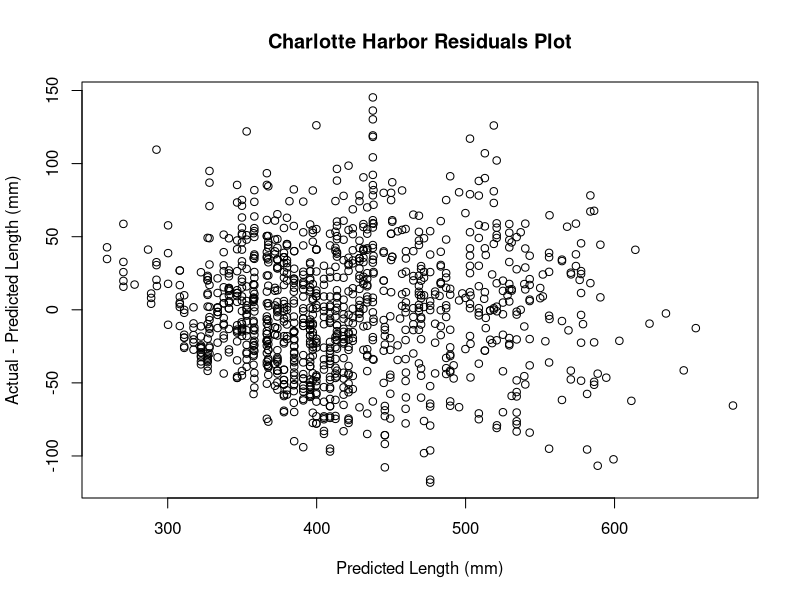
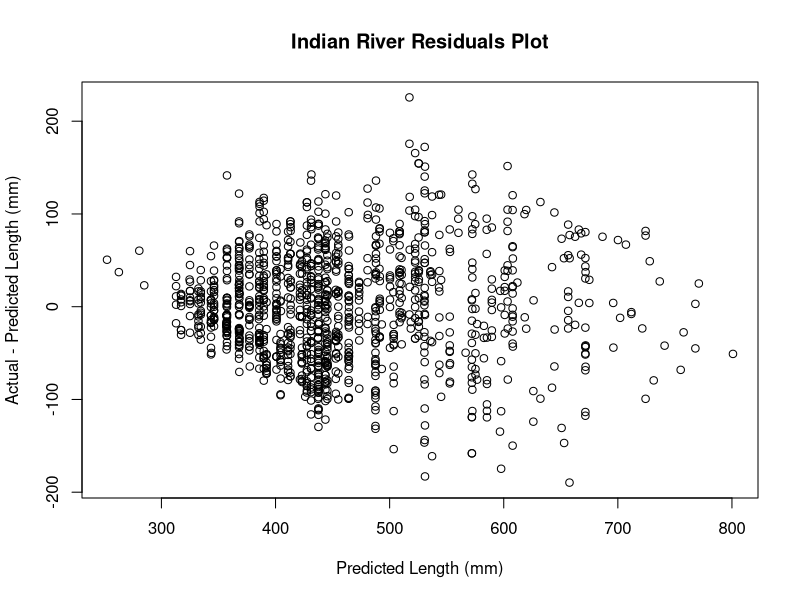
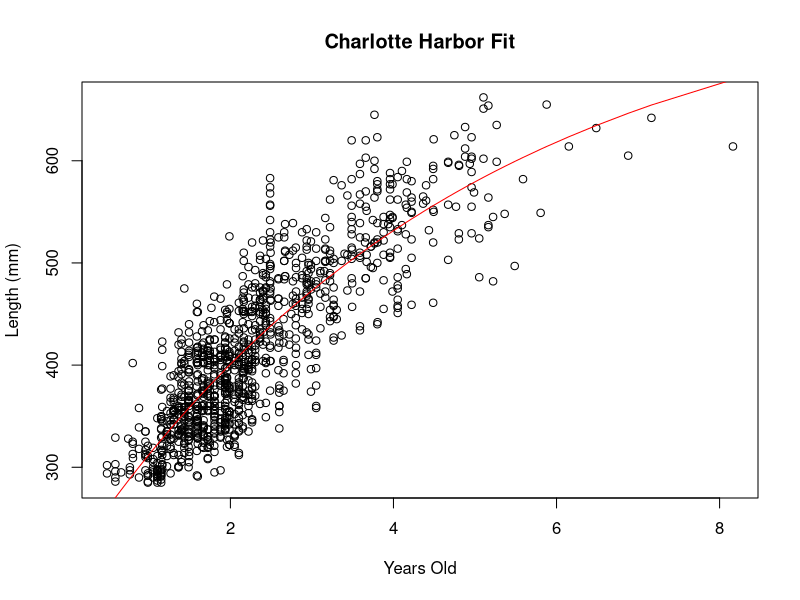
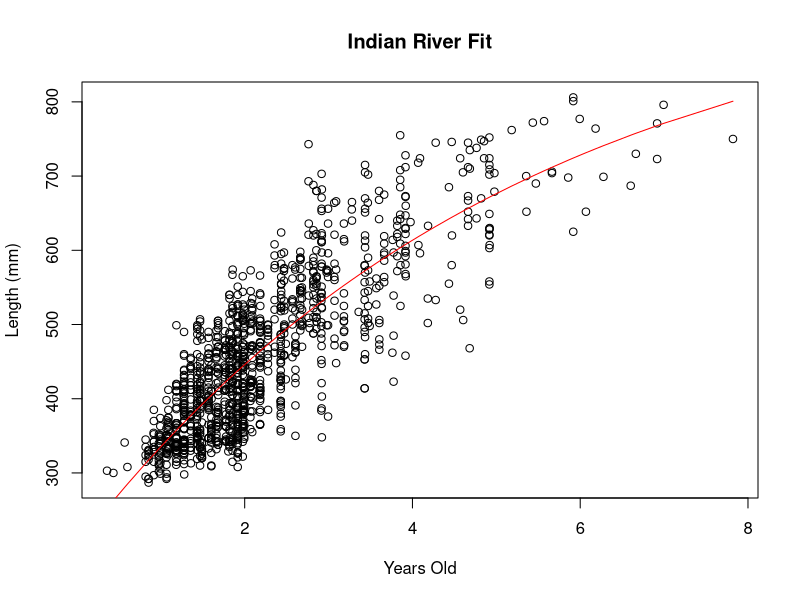
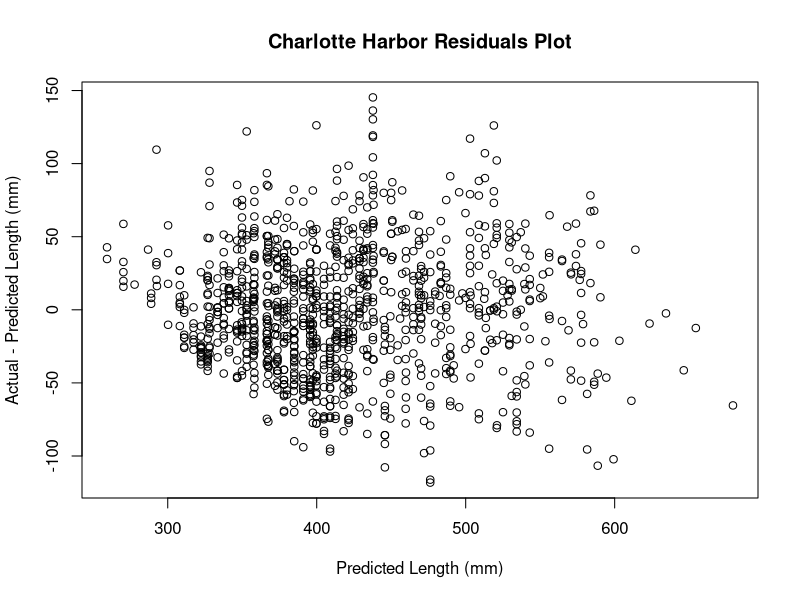
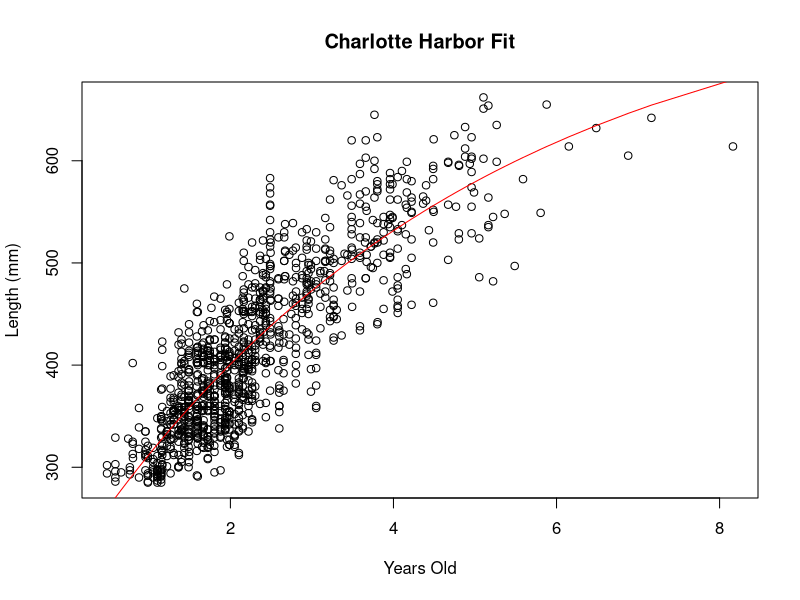
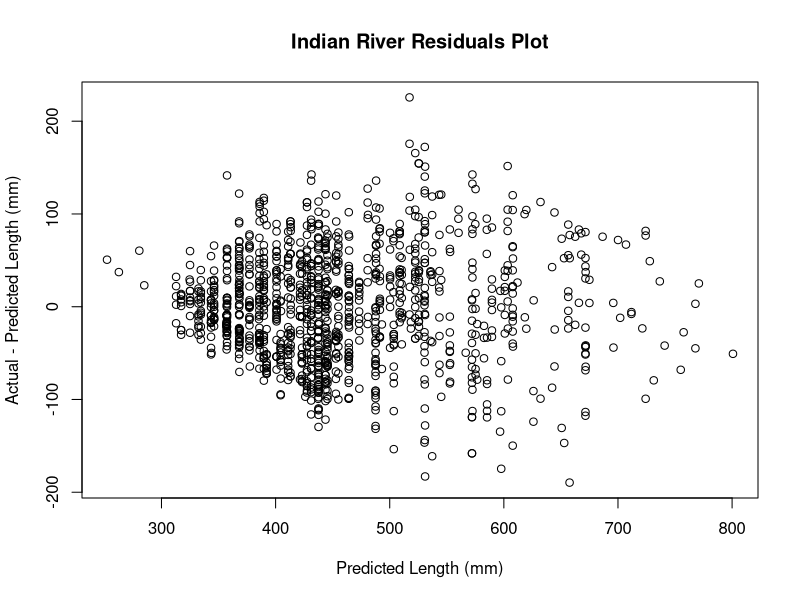
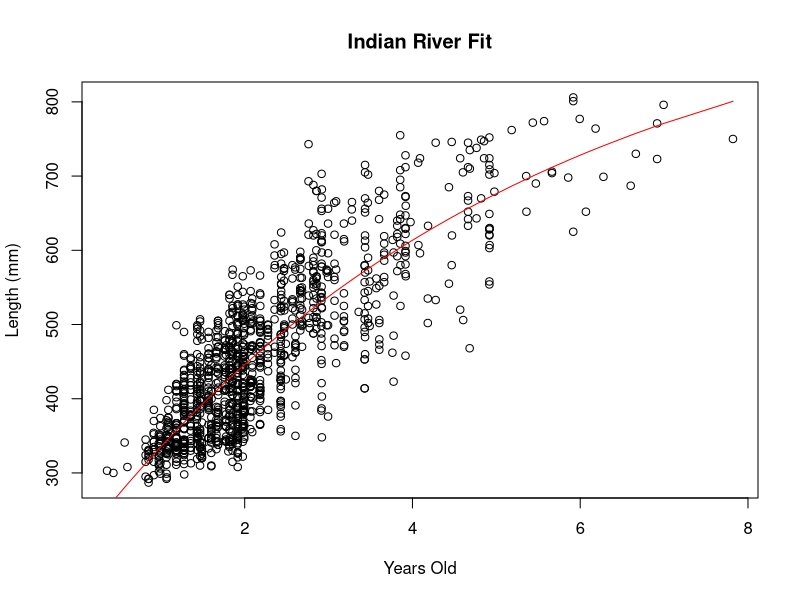

Write R code to recreate these figures, in order.
## ---- chunk 1
setwd("/workspaces/schooling/population_dynamics/lab_3/")
trout_data <- read.table("data/trout.txt", header=T, sep="") 
head(trout_data)
## ---- chunk 2
ch_data <- na.omit(
    trout_data[trout_data$bay == 'CharlotteHarbor',]
)
ch_data <- ch_data[order(ch_data$yearsold),]
ir_data <- na.omit(
    trout_data[trout_data$bay == 'IndianRiver',]
)
ir_data <- ir_data[order(ir_data$yearsold),]
## ---- chunk 3
do_least_squares_fit <- function(fish_data, Linf, vbk, tknot) {
  tl <- as.numeric(fish_data$tl)
  yearsold <- as.numeric(fish_data$yearsold)
  result <- nls(
    tl ~ Linf * (1 - exp(-vbk * (yearsold - tknot))),
    data=fish_data,
    start=list(Linf=Linf, vbk=vbk, tknot=tknot)
  )
  return(result)
}

ch_result = do_least_squares_fit(ch_data, 800, 0.2, -1.4)
ir_result = do_least_squares_fit(ir_data, 950, 0.19, -1.2)
## ---- chunk 4
summary(ch_result)
## ---- chunk 5
summary(ir_result)
## ---- chunk 6
ch_data$nls_tl <- ch_result$m$predict(ch_data$yearsold)
ir_data$nls_tl <- ir_result$m$predict(ir_data$yearsold)

ch_data$nls_res <- ch_data$tl - ch_data$nls_tl
ir_data$nls_res <- ir_data$tl - ir_data$nls_tl

head(ch_data)
## ---- chunk 7
with(
  ch_data, {
    plot(
      nls_res ~ nls_tl,
      main='Charlotte Harbor Residuals Plot',
      xlab='Predicted Length (mm)',
      ylab='Actual - Predicted Length (mm)'
    )
  }
)
## ---- chunk 8
with(
  ir_data, {
    plot(
      nls_res ~ nls_tl,
      main='Indian River Residuals Plot',
      xlab='Predicted Length (mm)',
      ylab='Actual - Predicted Length (mm)'
    )
  }
)
## ---- chunk 9
with(
  ch_data, {
    plot(
      tl ~ yearsold,
      main='Charlotte Harbor Fit',
      xlab='Years Old',
      ylab='Length (mm)'
    )
    lines(nls_tl ~ yearsold, col='red')
  }
)
## ---- chunk 10
with(
  ir_data, {
    plot(
      tl ~ yearsold,
      main='Indian River Fit',
      xlab='Years Old',
      ylab='Length (mm)'
    )
    lines(nls_tl ~ yearsold, col='red')
  }
)
## ---- chunk 11
predict_length <- function(yearsold, Linf, vbk, tknot) {
  pred_tl <- Linf * (1 - exp(-vbk * (yearsold - tknot)))
  return(pred_tl)
}

get_likelihood <- function(yearsold, tl, Linf, vbk, tknot, sig) {
  pred_tl <- predict_length(yearsold, Linf, vbk, tknot)
  NLL <- -1 * sum(dnorm(tl, pred_tl, sig, log=T), na.rm=T)
  return(NLL)
}

do_likelihood_fit <- function(fish_data, Linf, vbk, tknot, sig) {
  tl <- as.numeric(fish_data$tl)
  yearsold <- as.numeric(fish_data$yearsold)
  lLinf <- log(Linf)
  lsig <- log(sig)

  objective <- function(v) {
    Linf <- exp(v[1])
    vbk <- v[2]
    tknot <- v[3]
    sig <- exp(v[4])
    NLL <- get_likelihood(yearsold, tl, Linf, vbk, tknot, sig)
    return(NLL)
  }

  v <- c(lLinf, vbk, tknot, lsig)
  fit <- optim(v, objective, hessian=T)
  print("Fit Summary")
  print(fit)


  covm <- solve(fit$hessian)

  pred <- c(
    exp(fit$par[1]),
    fit$par[2],
    fit$par[3],
    exp(fit$par[4])
  )
  print(pred)
  return(list(pred, covm, fit$par))
}

ch_ml_result <- do_likelihood_fit(ch_data, 800, 0.2, -1.4, 40)
ch_pred_params <- ch_ml_result[[1]]
ch_covm <- ch_ml_result[[2]]
ch_ml_par <- ch_ml_result[[3]]

ch_data$ml_tl <- predict_length(
  ch_data$yearsold, ch_pred_params[1], ch_pred_params[2], ch_pred_params[3]
)
ch_data$ml_res <- ch_data$tl - ch_data$ml_tl
## ---- chunk 12
with(
  ch_data, {
    plot(
      ml_res ~ ml_tl,
      main='Charlotte Harbor Residuals Plot',
      xlab='Predicted Length (mm)',
      ylab='Actual - Predicted Length (mm)'
    )
  }
)
## ---- chunk 13
with(
  ch_data, {
    plot(
      tl ~ yearsold,
      main='Charlotte Harbor Fit',
      xlab='Years Old',
      ylab='Length (mm)'
    )
    lines(ml_tl ~ yearsold, col='red')
  }
)
## ---- chunk 14
ml_stderr <- sqrt(diag(ch_covm))

ALPHA <- 0.05
ML_L95 <- (ch_ml_par - qnorm(1-(ALPHA/2)) * ml_stderr)
ML_U95 <- (ch_ml_par + qnorm(1-(ALPHA/2)) * ml_stderr)
ML_U95[1] <- exp(ML_U95[1])
ML_L95[1] <- exp(ML_L95[1])
ML_U95[4] <- exp(ML_U95[4])
ML_L95[4] <- exp(ML_L95[4])
## ---- chunk 15
ch_nls_par <- summary(ch_result)$parameters[,1]
ch_nls_stderr <- summary(ch_result)$parameters[,2]
NLS_L95 <- (ch_nls_par - qnorm(1-(ALPHA/2)) * ch_nls_stderr)
NLS_U95 <- (ch_nls_par + qnorm(1-(ALPHA/2)) * ch_nls_stderr)
## ---- chunk 16
NLS_U95['sig'] <- NaN
NLS_L95['sig'] <- NaN
rbind(ML_U95, ML_L95, NLS_U95, NLS_L95)
## ---- chunk 17
ir_ml_result <- do_likelihood_fit(ir_data, 950, 0.19, -1.2, 40)
ir_pred_params <- ir_ml_result[[1]]
ir_covm <- ir_ml_result[[2]]
ir_ml_par <- ir_ml_result[[3]]

ir_data$ml_tl <- predict_length(
  ir_data$yearsold, ir_pred_params[1], ir_pred_params[2], ir_pred_params[3]
)
ir_data$ml_res <- ir_data$tl - ir_data$ml_tl
## ---- chunk 18
with(
  ir_data, {
    plot(
      ml_res ~ ml_tl,
      main='Indian River Residuals Plot',
      xlab='Predicted Length (mm)',
      ylab='Actual - Predicted Length (mm)'
    )
  }
)
## ---- chunk 19
with(
  ir_data, {
    plot(
      tl ~ yearsold,
      main='Indian River Fit',
      xlab='Years Old',
      ylab='Length (mm)'
    )
    lines(ml_tl ~ yearsold, col='red')
  }
)
## ---- chunk 20
ml_stderr <- sqrt(diag(ir_covm))

ALPHA <- 0.05
ML_L95 <- (ir_ml_par - qnorm(1-(ALPHA/2)) * ml_stderr)
ML_U95 <- (ir_ml_par + qnorm(1-(ALPHA/2)) * ml_stderr)
ML_U95[1] <- exp(ML_U95[1])
ML_L95[1] <- exp(ML_L95[1])
ML_U95[4] <- exp(ML_U95[4])
ML_L95[4] <- exp(ML_L95[4])
## ---- chunk 21
ir_nls_par <- summary(ir_result)$parameters[,1]
ir_nls_stderr <- summary(ir_result)$parameters[,2]
NLS_L95 <- (ir_nls_par - qnorm(1-(ALPHA/2)) * ir_nls_stderr)
NLS_U95 <- (ir_nls_par + qnorm(1-(ALPHA/2)) * ir_nls_stderr)
## ---- chunk 22
NLS_U95['sig'] <- NaN
NLS_L95['sig'] <- NaN
rbind(ML_U95, ML_L95, NLS_U95, NLS_L95)
## ---- chunk 23
age <- seq(0, 8, 1)
ch_tl <- predict_length(
  age, ch_pred_params[1], ch_pred_params[2], ch_pred_params[3]
)
ir_tl <- predict_length(
  age, ir_pred_params[1], ir_pred_params[2], ir_pred_params[3]
)
cbind(age, ch_tl, ir_tl)
## ---- chunk 24
map_columns <- function(v, cols) {
    c <- rep(0, 8)
    i <- 0
    for (col in cols) {
        i <- i + 1
        if (endsWith(col, 'Linf')) {
            j <- 1
        } else if (endsWith(col, 'vbk')) {
            j <- 3
        } else if (endsWith(col, 'tknot')) {
            j <- 5
        } else {
            j <- 7
        }

        if (startsWith(col, 'ch_')) {
            c[j] <- v[i]
        } else if (startsWith(col, 'ir_')) {
            c[j+1] <- v[i]
        } else {
            c[j] <- v[i]
            c[j+1] <- v[i]
        }
    }
    return(c)
}

map_columns(c(1, 3, 2, 3, 4), c('ir_Linf', 'ch_Linf', 'vbk', 'tknot', 'sig'))
## ---- chunk 25
do_likelihood_fit <- function(v, cols, runs) {
  objective <- function(v) {
    c <- map_columns(v, cols)

    ch_Linf <- exp(c[1])
    ch_vbk <- c[3]
    ch_tknot <- c[5]
    ch_sig <- exp(c[7])

    ir_Linf <- exp(c[2])
    ir_vbk <- c[4]
    ir_tknot <- c[6]
    ir_sig <- exp(c[8])

    ch_NLL <- get_likelihood(ch_data$yearsold, ch_data$tl, ch_Linf, ch_vbk, ch_tknot, ch_sig)
    ir_NLL <- get_likelihood(ir_data$yearsold, ir_data$tl, ir_Linf, ir_vbk, ir_tknot, ir_sig)

    NLL <- ch_NLL + ir_NLL
    return(NLL)
  }

  for (i in 1:runs) {
    fit <- optim(v, objective, hessian=T)
    v <- fit$par
  }
  return(fit)
}

summarize_aic <- function(fit, cols) {
  dof <- length(cols)
  nll <- fit$value
  aic <- 2*nll + 2*dof
  row <- c(paste(cols, collapse=','), dof, nll, aic)
  return(row)
}
## ---- chunk 26
v <- c(
  6.7, 0.2, -1.5,  3.7,
  6.9,  0.2, -1.2,  4.1
) 
cols <- c(
  'ch_Linf', 'ch_vbk', 'ch_tknot', 'ch_sig',
  'ir_Linf', 'ir_vbk', 'ir_tknot', 'ir_sig'
)
(fit <- do_likelihood_fit(v, cols, 25))
(all_free <- summarize_aic(fit, cols))
## ---- chunk 27
v <- c(
  6.7, 0.2, -1.5,  3.7
) 
cols <- c(
  'Linf', 'vbk', 'tknot', 'sig'
)
(fit <- do_likelihood_fit(v, cols, 25))
(all_shared <- summarize_aic(fit, cols))
## ---- chunk 28
v <- c(
  6.7, 0.2, -1.5,  3.7,
  0.2, -1.2,  4.1
) 
cols <- c(
  'Linf', 'ch_vbk', 'ch_tknot', 'ch_sig',
  'ir_vbk', 'ir_tknot', 'ir_sig'
)
(fit <- do_likelihood_fit(v, cols, 25))
(Linf_shared <- summarize_aic(fit, cols))
## ---- chunk 29
v <- c(
  6.7, 0.2, -1.5,  3.7,
  6.9,  -1.2,  4.1
) 
cols <- c(
  'ch_Linf', 'vbk', 'ch_tknot', 'ch_sig',
  'ir_Linf', 'ir_tknot', 'ir_sig'
)
(fit <- do_likelihood_fit(v, cols, 25))
(vbk_shared <- summarize_aic(fit, cols))
## ---- chunk 30
v <- c(
  6.7, 0.2, -1.5,  3.7,
  6.9,  0.2, 4.1
) 
cols <- c(
  'ch_Linf', 'ch_vbk', 'tknot', 'ch_sig',
  'ir_Linf', 'ir_vbk', 'ir_sig'
)
(fit <- do_likelihood_fit(v, cols, 25))
(tknot_shared <- summarize_aic(fit, cols))
## ---- chunk 31
v <- c(
  6.7, 0.2, -1.5,  3.7,
  6.9,  0.2, -1.2
) 
cols <- c(
  'ch_Linf', 'ch_vbk', 'ch_tknot', 'sig',
  'ir_Linf', 'ir_vbk', 'ir_tknot'
)
(fit <- do_likelihood_fit(v, cols, 25))
(sig_shared <- summarize_aic(fit, cols))
## ---- chunk 32
aic_table <- data.frame(rbind(
    all_free,
    all_shared,
    Linf_shared,
    vbk_shared,
    tknot_shared,
    sig_shared
))
colnames(aic_table) <- c('cols', 'dof', 'nll', 'aic')

aic_table$aic <- as.numeric(aic_table$aic)
aic_table$delta <- aic_table$aic - min(aic_table$aic)
(aic_table <- aic_table[order(aic_table$delta),])
